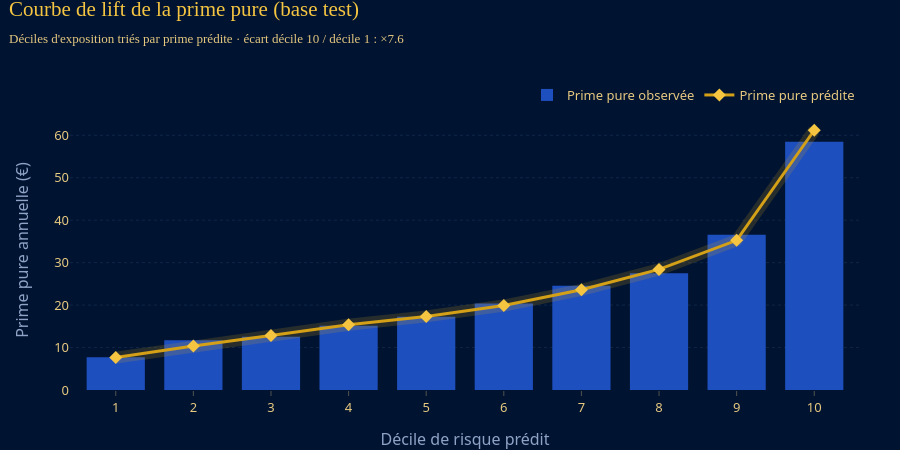
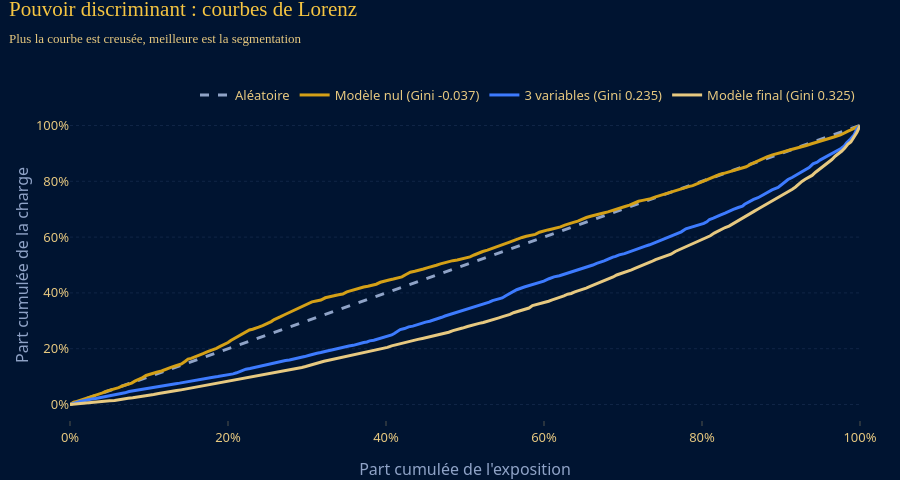
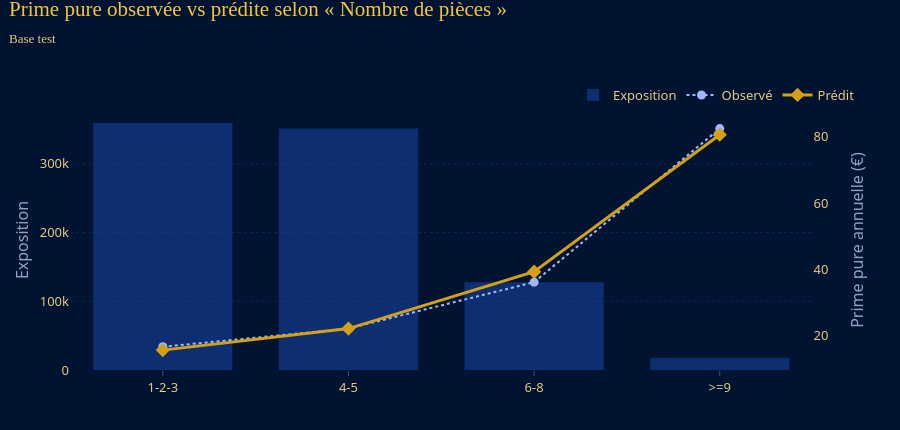
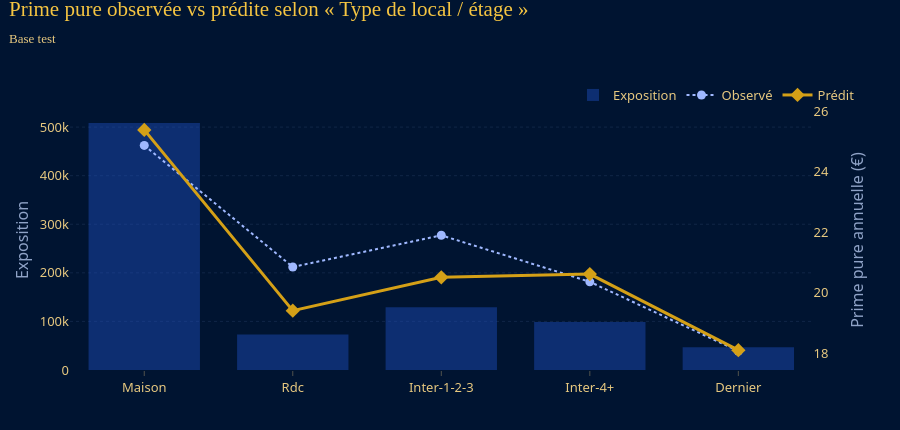

The notebook cell saved with these charts, in order:
### Code cell
GR.lift(M.table_lift(pp_t, bdt["Cout_DDE"], bdt["Expo"])).show()
m0 = M.glm_freq(bda, []); c0 = M.glm_cout(bdc, [])
f3 = M.glm_freq(bda, ["Nbpieces", "Nbpers", "Qualite"]); c3 = M.glm_cout(bdc, ["Nbpieces", "Nbpers", "Qualite"])
preds = {"Modèle nul": M.prime_pure(m0, c0, bdt), "3 variables": M.prime_pure(f3, c3, bdt), "Modèle final": pp_t}
GR.lorenz({k: M.courbe_lorenz(v, bdt["Cout_DDE"], bdt["Expo"]) for k, v in preds.items()},
          {k: M.gini(v, bdt["Cout_DDE"], bdt["Expo"]) for k, v in preds.items()}).show()
for v in ["Nbpieces", "Local", "Zonier_DDE"]:
    GR.observe_predit(M.observe_vs_predit(bdt, pp_t, v), v).show()

### Figure 1 — Plotly figure (JSON) as saved in the notebook; plotly's stock layout.template omitted (floating-point values rounded to 4 significant figures)
{"data": [{"hovertemplate": "Décile %{x}<br>Observée : %{y:,.2f} €<extra></extra>", "marker": {"color": "#1E4FBF"}, "name": "Prime pure observée", "type": "bar", "x": [1, 2, 3, 4, 5, 6, 7, 8, 9, 10], "y": [7.739, 11.73, 12.55, 15.12, 17.25, 20.39, 24.53, 27.51, 36.59, 58.45]}, {"hoverinfo": "skip", "line": {"color": "#D4A017", "shape": "linear", "width": 12}, "mode": "lines", "opacity": 0.18, "showlegend": false, "type": "scatter", "x": [1, 2, 3, 4, 5, 6, 7, 8, 9, 10], "y": [7.632, 10.36, 12.85, 15.37, 17.34, 19.9, 23.61, 28.4, 35.25, 61.18]}, {"hovertemplate": "Décile %{x}<br>Prédite : %{y:,.2f} €<extra></extra>", "line": {"color": "#D4A017", "width": 3}, "marker": {"color": "#F5C542", "size": 10, "symbol": "diamond"}, "mode": "lines+markers", "name": "Prime pure prédite", "type": "scatter", "x": [1, 2, 3, 4, 5, 6, 7, 8, 9, 10], "y": [7.632, 10.36, 12.85, 15.37, 17.34, 19.9, 23.61, 28.4, 35.25, 61.18]}], "layout": {"height": 450, "title": {"text": "Courbe de lift de la prime pure (base test)<br><span style='font-size:13px;color:#E7C980;font-family:Montserrat, 'Segoe UI', Helvetica, Arial, sans-serif'>Déciles d'exposition triés par prime prédite · écart décile 10 / décile 1 : ×7.6</span>"}, "xaxis": {"dtick": 1, "title": {"text": "Décile de risque prédit"}}, "yaxis": {"title": {"text": "Prime pure annuelle (€)"}}}}

### Figure 2 — Plotly figure (JSON) as saved in the notebook; plotly's stock layout.template omitted (floating-point values rounded to 4 significant figures; data arrays with more than 128 entries replaced by an {"elided": "..."} marker saying what was removed)
{"data": [{"line": {"color": "#8FA3C7", "dash": "dash"}, "mode": "lines", "name": "Aléatoire", "type": "scatter", "x": [0, 1], "y": [0, 1]}, {"line": {"color": "#D4A017", "width": 3}, "mode": "lines", "name": "Modèle nul (Gini -0.037)", "type": "scatter", "x": {"elided": "201 float values"}, "y": {"elided": "201 float values"}}, {"line": {"color": "#3D7BFF", "width": 3}, "mode": "lines", "name": "3 variables (Gini 0.235)", "type": "scatter", "x": {"elided": "201 float values"}, "y": {"elided": "201 float values"}}, {"line": {"color": "#E7C980", "width": 3}, "mode": "lines", "name": "Modèle final (Gini 0.325)", "type": "scatter", "x": {"elided": "201 float values"}, "y": {"elided": "201 float values"}}], "layout": {"height": 480, "title": {"text": "Pouvoir discriminant : courbes de Lorenz<br><span style='font-size:13px;color:#E7C980;font-family:Montserrat, 'Segoe UI', Helvetica, Arial, sans-serif'>Plus la courbe est creusée, meilleure est la segmentation</span>"}, "xaxis": {"tickformat": ".0%", "title": {"text": "Part cumulée de l'exposition"}}, "yaxis": {"tickformat": ".0%", "title": {"text": "Part cumulée de la charge"}}}}

### Figure 3 — Plotly figure (JSON) as saved in the notebook; plotly's stock layout.template omitted (floating-point values rounded to 4 significant figures)
{"data": [{"marker": {"color": "rgba(30,79,191,0.45)"}, "name": "Exposition", "type": "bar", "x": ["1-2-3", "4-5", "6-8", ">=9"], "xaxis": "x", "y": [359400.0, 351300.0, 127700.0, 17760.0], "yaxis": "y"}, {"line": {"color": "#9FB8FF", "dash": "dot", "width": 2}, "marker": {"size": 9}, "mode": "lines+markers", "name": "Observé", "type": "scatter", "x": ["1-2-3", "4-5", "6-8", ">=9"], "xaxis": "x", "y": [16.66, 22.15, 36.16, 82.49], "yaxis": "y2"}, {"line": {"color": "#D4A017", "width": 3}, "marker": {"size": 11, "symbol": "diamond"}, "mode": "lines+markers", "name": "Prédit", "type": "scatter", "x": ["1-2-3", "4-5", "6-8", ">=9"], "xaxis": "x", "y": [15.65, 22.14, 39.3, 80.66], "yaxis": "y2"}], "layout": {"height": 430, "title": {"text": "Prime pure observée vs prédite selon « Nombre de pièces »<br><span style='font-size:13px;color:#E7C980;font-family:Montserrat, 'Segoe UI', Helvetica, Arial, sans-serif'>Base test</span>"}, "xaxis": {"anchor": "y", "domain": [0.0, 0.94], "type": "category"}, "yaxis": {"anchor": "x", "domain": [0.0, 1.0], "title": {"text": "Exposition"}}, "yaxis2": {"anchor": "x", "overlaying": "y", "showgrid": false, "side": "right", "title": {"text": "Prime pure annuelle (€)"}}}}

### Figure 4 — Plotly figure (JSON) as saved in the notebook; plotly's stock layout.template omitted (floating-point values rounded to 4 significant figures)
{"data": [{"marker": {"color": "rgba(30,79,191,0.45)"}, "name": "Exposition", "type": "bar", "x": ["Maison", "Rdc", "Inter-1-2-3", "Inter-4+", "Dernier"], "xaxis": "x", "y": [508400.0, 73180.0, 129300.0, 98820.0, 46610.0], "yaxis": "y"}, {"line": {"color": "#9FB8FF", "dash": "dot", "width": 2}, "marker": {"size": 9}, "mode": "lines+markers", "name": "Observé", "type": "scatter", "x": ["Maison", "Rdc", "Inter-1-2-3", "Inter-4+", "Dernier"], "xaxis": "x", "y": [24.86, 20.85, 21.9, 20.36, 18.08], "yaxis": "y2"}, {"line": {"color": "#D4A017", "width": 3}, "marker": {"size": 11, "symbol": "diamond"}, "mode": "lines+markers", "name": "Prédit", "type": "scatter", "x": ["Maison", "Rdc", "Inter-1-2-3", "Inter-4+", "Dernier"], "xaxis": "x", "y": [25.38, 19.41, 20.51, 20.62, 18.11], "yaxis": "y2"}], "layout": {"height": 430, "title": {"text": "Prime pure observée vs prédite selon « Type de local / étage »<br><span style='font-size:13px;color:#E7C980;font-family:Montserrat, 'Segoe UI', Helvetica, Arial, sans-serif'>Base test</span>"}, "xaxis": {"anchor": "y", "domain": [0.0, 0.94], "type": "category"}, "yaxis": {"anchor": "x", "domain": [0.0, 1.0], "title": {"text": "Exposition"}}, "yaxis2": {"anchor": "x", "overlaying": "y", "showgrid": false, "side": "right", "title": {"text": "Prime pure annuelle (€)"}}}}
